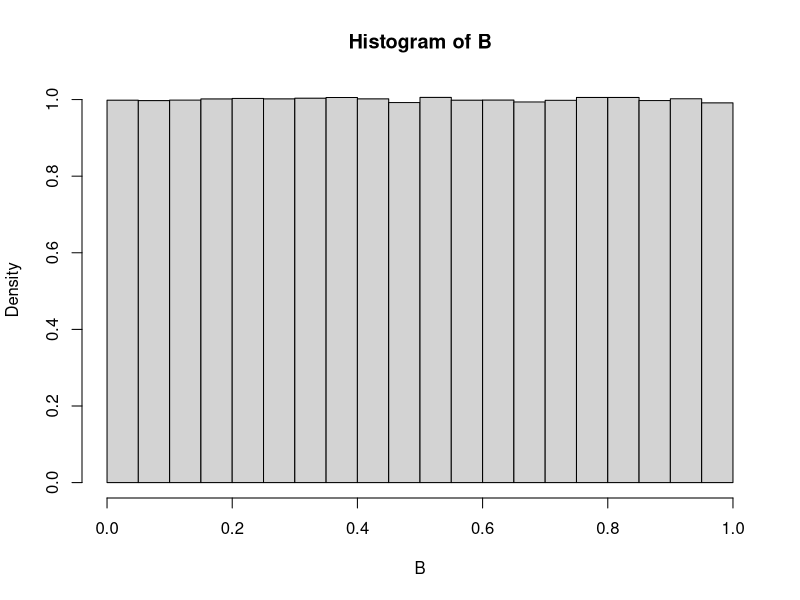
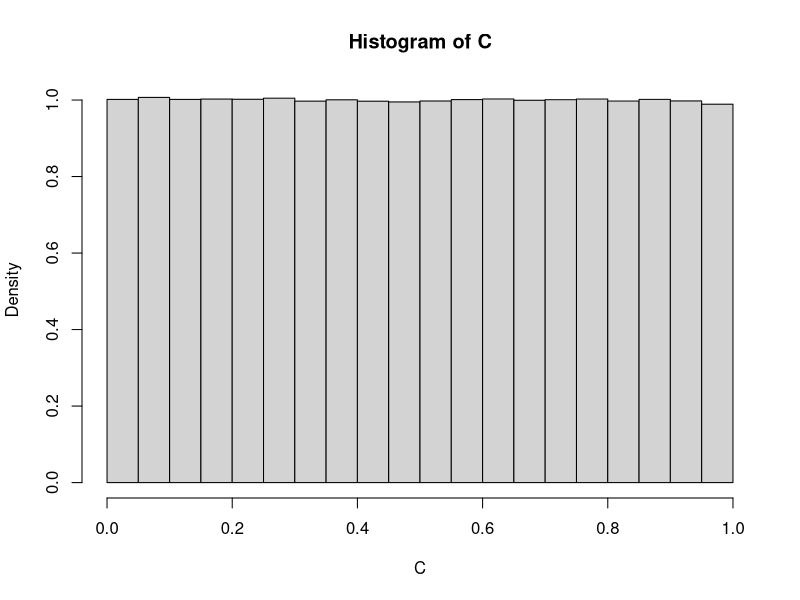
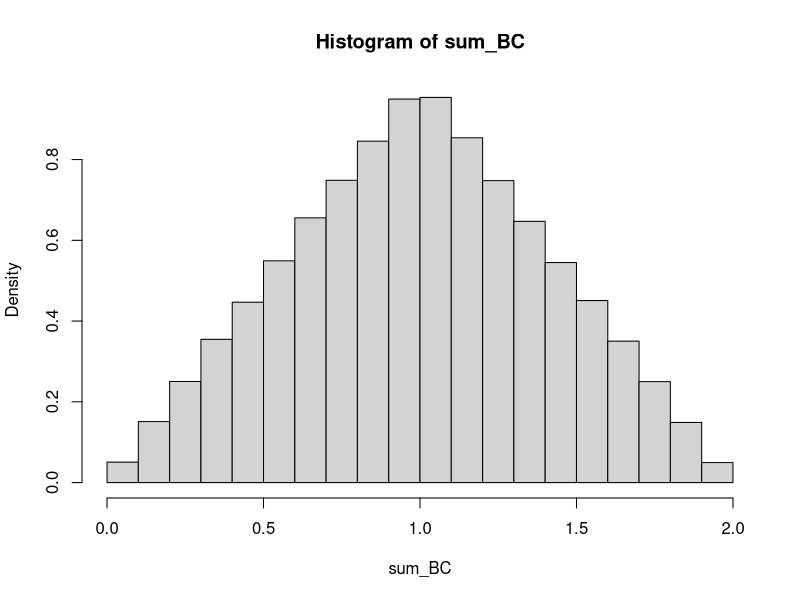
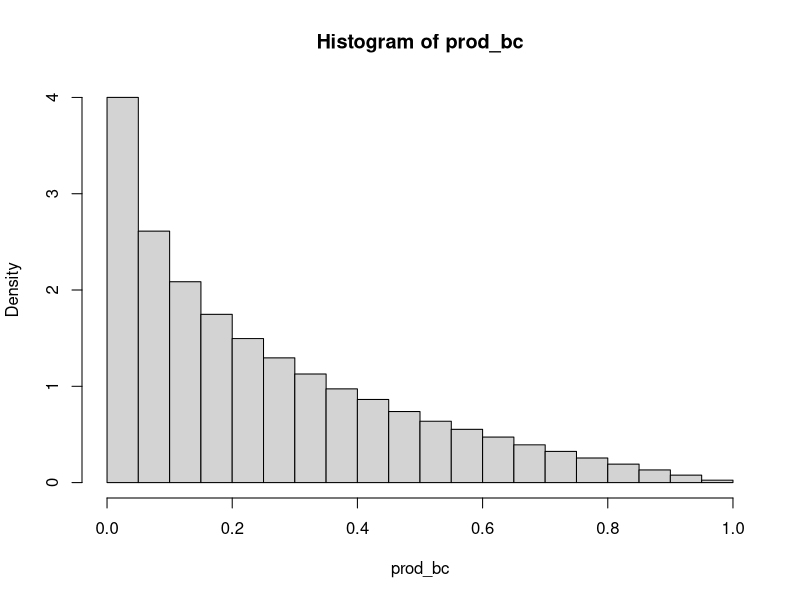
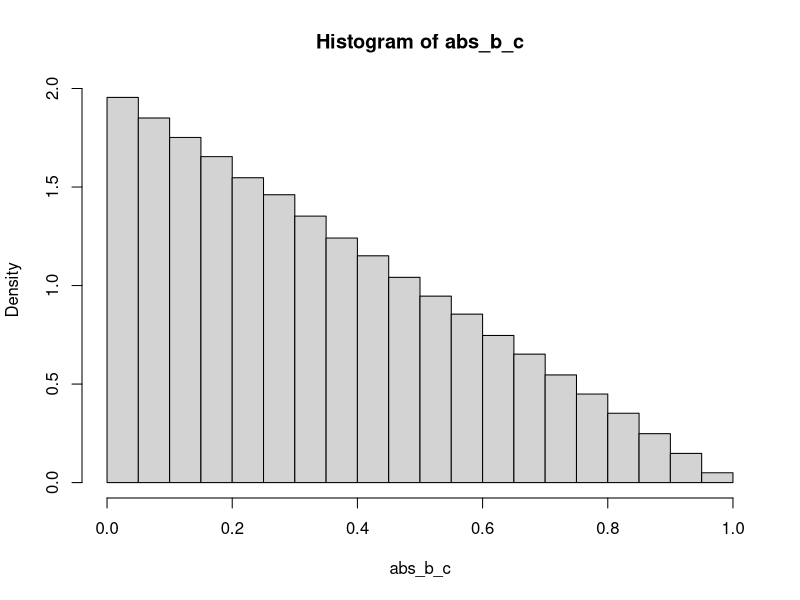
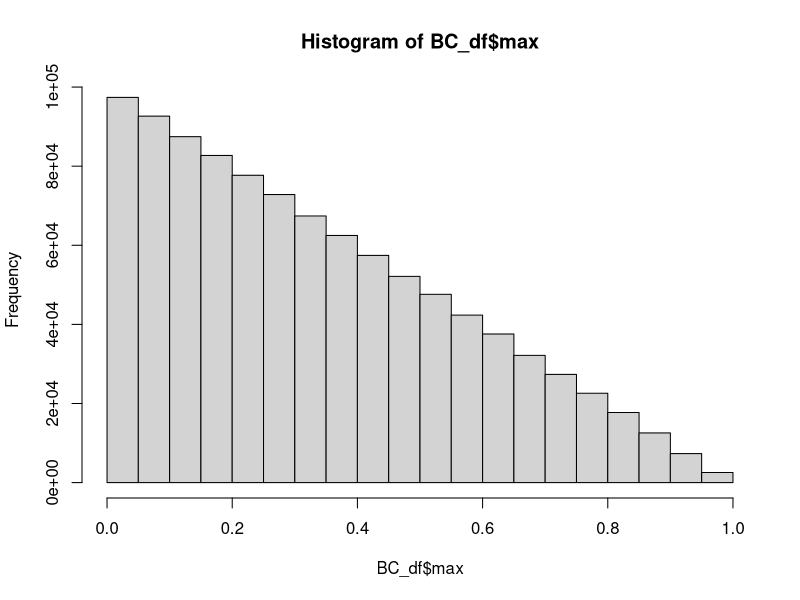

The R script that drew these images, in order:
## ---- chunk 1
knitr::opts_chunk$set(echo = TRUE)
## ---- chunk 2
n = 1000000
B = runif(n,0,1)
C = runif(n,0,1)

## ---- chunk 3
hist(B, probability = TRUE)
hist(C, probability = TRUE)
## ---- chunk 4
sum_BC=B+C
P = sum(sum_BC<0.5) / 1000000
## ---- chunk 5
hist(sum_BC,probability = TRUE)
## ---- chunk 6
prod_bc = B*C
P = sum(prod_bc<0.5) / 1000000
## ---- chunk 7
hist(prod_bc,probability = TRUE)
## ---- chunk 8
abs_b_c = abs(B-C)
P = sum(abs_b_c<0.5) / 1000000
## ---- chunk 9
hist(abs_b_c,probability = TRUE)
## ---- chunk 10
BC_df=as.data.frame(cbind(B,C))
BC_df = transform(BC_df, max = pmin(B,C))
P=sum(BC_df$max<0.5)/1000000
      
## ---- chunk 11
hist(BC_df$max)
